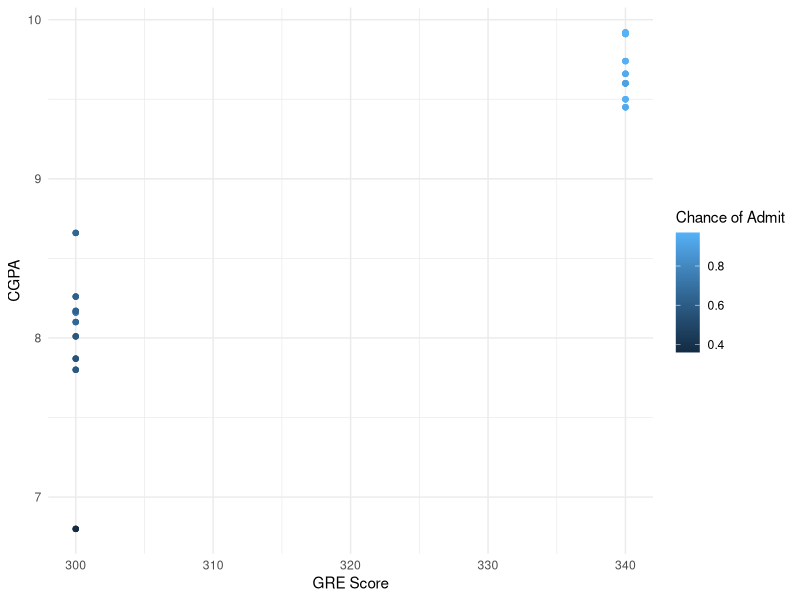
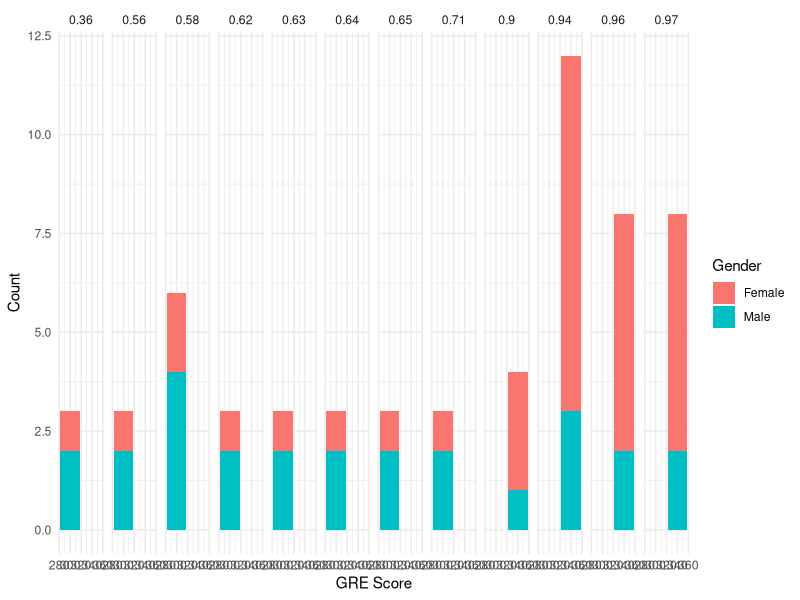

The R source for these figures, in order:
## ---- chunk 1
library(tidyverse)
library(dplyr)

## ---- chunk 2
 
# Import the first dataset
admission <- read.csv("Admission.csv")
head(admission)
# Dataset description: 
# Attribute Description
# GRE: Graduate Record Exam Scores
# GPA: Grade Point Average
# Rank: It refers to the prestige of the undergraduate institution. The variable rank takes on the values 1 through 4. Institutions with a rank of 1 have the highest prestige, while those with a rank of 4 have the lowest.
# Admit: It is a response variable; admit/don’t admit is a binary variable where 1 indicates that student is admitted and 0 indicates that student is not admitted.
# SES: SES refers to socioeconomic status: 1 - low, 2 - medium, 3 - high.
# Gender_male: Gender_male (0, 1) = 0 -> Female, 1 -> Male
# Race: Race – 1, 2, and 3 represent Hispanic, Asian, and African-American


## ---- chunk 3
# Import the second dataset
prediction <- read.csv("Prediction.csv")
# Dataset description:
# GRE.Score: GRE score
# TOEFL.Score: TOEFL score
# University.Rating: University rating
# SOP: Statement of Purpose score
# LOR: Letter of Recommendation score
# CGPA: Cumulative GPA
# Research: Research experience
# Chance.of.Admit.: Predicted admission rate

head(prediction)
## ---- chunk 4
# Filter rows based on a condition
filtered_data <- admission %>% 
  filter(gre > 600)

# Mutate to create a new variable
mutated_data <- admission %>% 
  mutate(total_score = gre + gpa)

# Summarize data by a variable
summarized_data <- admission %>% 
  group_by(Race) %>% 
  summarise(avg_gre = mean(gre))

# Joining the datasets
merged_data <- inner_join(admission, prediction, by = c("gre" = "GRE.Score"))

# Print the merged dataset
View(merged_data)

## ---- chunk 5
library(ggplot2)

# Scatter plot
ggplot(data = merged_data, aes(x = gre, y = CGPA, color = Chance.of.Admit.)) +
  geom_point() +
  labs(x = "GRE Score", y = "CGPA", color = "Chance of Admit") +
  theme_minimal()

## ---- chunk 6
# Convert Gender_Male to factor
merged_data$Gender_Male <- factor(merged_data$Gender_Male, labels = c("Female", "Male"))

# Bar plot
ggplot(data = merged_data, aes(x = gre, fill = Gender_Male)) +
  geom_bar() +
  labs(x = "GRE Score", y = "Count", fill = "Gender") +
  facet_wrap(~Chance.of.Admit., nrow = 1) +
  theme_minimal()

